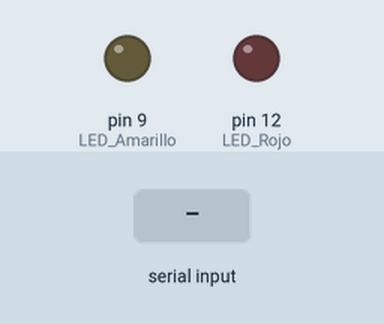
This sketch was run on a simulated Arduino Uno, built with avr-gcc and run on an emulated ATmega328P. Parts: output pins drawn as LEDs (lit = HIGH). The inputs (shaded band) are chosen by the test bench.

Above: at 1.2 s.
1.3 s: "1" received over Serial
At 2.5 s:
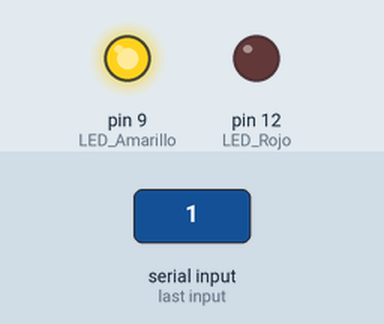
2.8 s: "3" received over Serial
At 3.7 s:
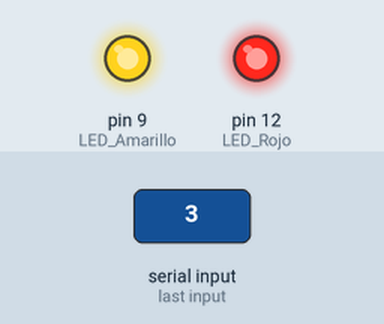
4.3 s: "0" received over Serial
At 4.8 s:
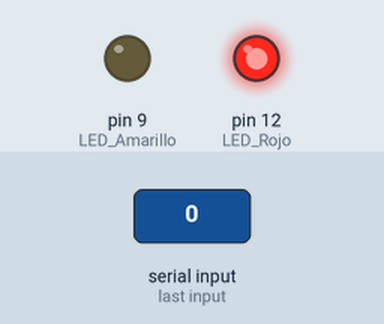
5.8 s: "2" received over Serial
At 7.2 s:
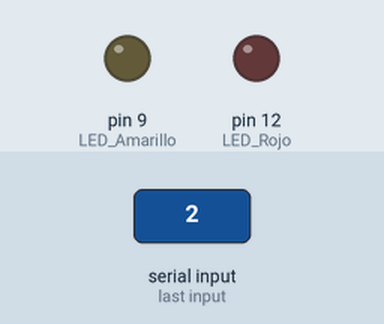
Timing chart, 0 to 8.3 s (numbered marks = the images above; inputs shaded):
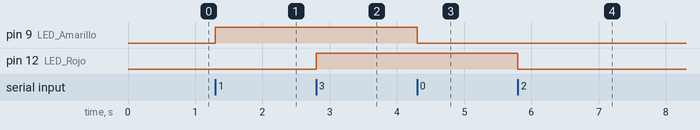

Measured:
- after the input at 1.3 s, pin 9 (LED_Amarillo): LOW → HIGH at once
- after the input at 2.8 s, pin 12 (LED_Rojo): LOW → HIGH at once
- after the input at 4.3 s, pin 9 (LED_Amarillo): HIGH → LOW at once
- after the input at 5.8 s, pin 12 (LED_Rojo): HIGH → LOW at once

The sketch:

sketch_mar12a.ino
```cpp
const int LED_Rojo=12;
const int LED_Amarillo=9;
int entrada;

void setup() {
  // put your setup code here, to run once:
  Serial.begin(9600); // Puerto serie
  pinMode(LED_Rojo, OUTPUT);
  pinMode(LED_Amarillo, OUTPUT);
  digitalWrite(LED_Rojo, LOW);
  digitalWrite(LED_Amarillo, LOW);
}

void loop() {
  // put your main code here, to run repeatedly:
  if(Serial.available()>0){ // Puerto serie disponible?
    entrada = Serial.read(); // Lo que se transmite desde Java
    if(entrada == '0'){
      digitalWrite(LED_Amarillo, LOW);
    } else if(entrada == '1'){
      digitalWrite(LED_Amarillo, HIGH);
    } else if(entrada == '2'){
      digitalWrite(LED_Rojo, LOW);
    } else if(entrada == '3'){
      digitalWrite(LED_Rojo, HIGH);
    }
  }
}
```
